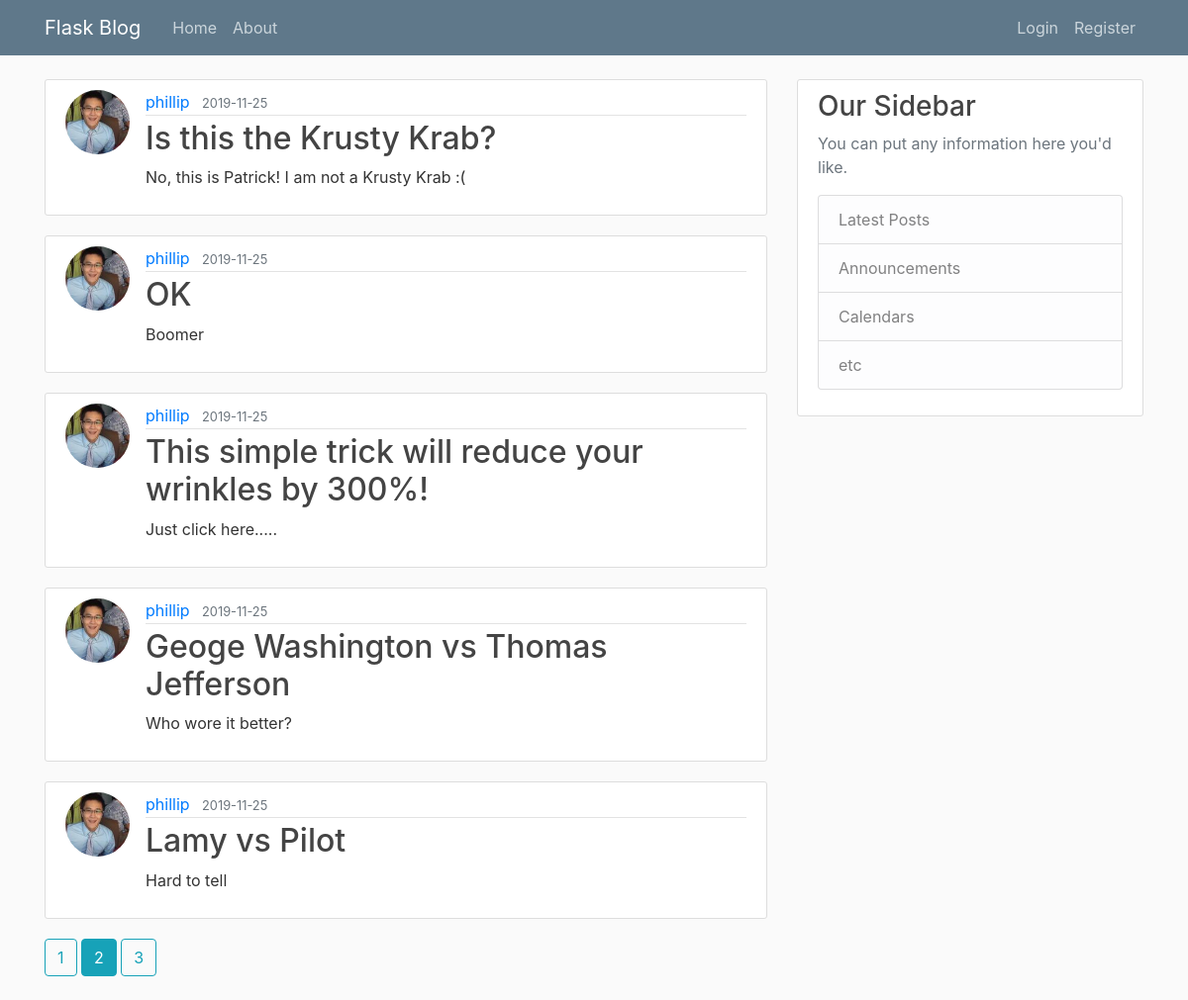
The page /home?page=2 on the database its author committed.
### flaskblog/models.py (models this page shows, shortened)
class Post(db.Model):
    id = db.Column(db.Integer, primary_key=True)
    title = db.Column(db.String(100), nullable=False)
    date_posted = db.Column(db.DateTime, nullable=False, default=datetime.utcnow)
    content = db.Column(db.Text, nullable=False)
    user_id = db.Column(db.Integer, db.ForeignKey('user.id'), nullable=False)

class User(db.Model, UserMixin):
    id = db.Column(db.Integer, primary_key=True)
    username = db.Column(db.String(20), unique=True, nullable=False)
    email = db.Column(db.String(120), unique=True, nullable=False)
    image_file = db.Column(db.String(20), nullable=False, default='default.jpg')
    password = db.Column(db.String(60), nullable=False)
    posts = db.relationship('Post', backref='author', lazy=True)

### flaskblog/main/routes.py (the view)
@main.route("/")
@main.route("/home")
def home():
    page = request.args.get('page', default=1, type=int)
    posts = Post.query.order_by(Post.date_posted.desc()).paginate(page=page, per_page=5)
    return render_template('home.html', posts=posts)

### flaskblog/templates/home.html
{% extends "layout.html" %}
{% block content %}
    {% for post in posts.items %}
        <article class="media content-section">
            <img class="rounded-circle article-img" src="{{ url_for('static', filename='profile_pics/' + post.author.image_file) }}">
            <div class="media-body">
                <div class="article-metadata">
                    <a class="mr-2" href="{{ url_for('users.user_posts', username=post.author.username) }}">{{ post.author.username }}</a>
                    <small class="text-muted">{{ post.date_posted.strftime('%Y-%m-%d') }}</small>
                </div>
                <h2><a class="article-title" href="{{ url_for('posts.post', post_id=post.id) }}">{{ post.title }}</a></h2>
                <p class="article-content">{{ post.content }}</p>
            </div>
        </article>
    {% endfor %}
    {% for page_num in posts.iter_pages(left_edge=1, right_edge=1, left_current=1, right_current=2) %}
        {% if page_num %}
            {% if page_num == posts.page %}
                <a class="btn btn-info mb-4" href="{{ url_for('main.home', page=page_num) }}">{{ page_num }}</a>
            {% else %}
                <a class="btn btn-outline-info mb-4" href="{{ url_for('main.home', page=page_num) }}">{{ page_num }}</a>
            {% endif %}
        {% else %}
            ...
        {% endif %}
    {% endfor %}
{% endblock content %}

### flaskblog/static/main.css (style rules this page uses)
body { background: #fafafa; color: #333333; margin-top: 5rem; }
h1, h2, h3, h4, h5, h6 { color: #444444; }
.content-section { background: #ffffff; padding: 10px 20px; border: 1px solid #dddddd; border-radius: 3px; margin-bottom: 20px; }
.article-title { color: #444444; }
.article-content { white-space: pre-line; }
.article-img { height: 65px; width: 65px; margin-right: 16px; }
.article-metadata { padding-bottom: 1px; margin-bottom: 4px; border-bottom: 1px solid #e3e3e3 }

### rows shown on the page
Post: image_file (picture), author.username "phillip", date_posted "2019-11-25", title "Is this the Krusty Krab?", content "No, this is Patrick! I am not a Krusty Krab :("
Post: image_file (picture), author.username "phillip", date_posted "2019-11-25", title "OK", content "Boomer"
Post: image_file (picture), author.username "phillip", date_posted "2019-11-25", title "This simple trick will reduce your wrinkles by 300%!", content "Just click here....."
Post: image_file (picture), author.username "phillip", date_posted "2019-11-25", title "Geoge Washington vs Thomas Jefferson", content "Who wore it better?"
Post: image_file (picture), author.username "phillip", date_posted "2019-11-25", title "Lamy vs Pilot", content "Hard to tell"

### other values the page prints
{{ page_num }} "1" "3"
{{ page_num }} "2"
